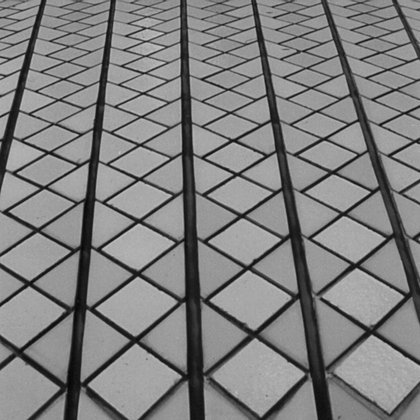
%> input picture allg/Bilder/Tile-gray.pgm, 420 x 420 px, shrunk from 512 x 512 before the run
$ octave DBV_4a_Ex_Binomial_Ableitung_Laplace_Gruppe_08.m   (GNU Octave 9; MATLAB toolbox functions it lacks are replaced by stand-ins)
%> lines starting %> are read from the running program, lines starting %| are printed output that depends on the picture
### Packages_Matlab/Binomialfilter.m
function [res,nfactor] = Binomialfilter( n_k_list, norm, opt )
%Binomialfilter calculates filtermasks
% approximating Gauss-functions and its derivatives in any dimensions
%
% Arguments:
% n_k_list: a list of pairs of numbers: [n1,k1, n2,k2, ...]
% ni:       mask size in i-direction (>=1)
% ki:       k-th derivative in i-direction (must be <= floor(n/2))
% norm:     normalization? (1/0)
% opt:      Binomial-Operator ('corr') or -impulse response ('conv')
%
% Default-Arguments:
% norm:     1
% opt:      'corr'
%
% Return:
% res:      filter mask (operator or impulse response), multiplied by
%           nfactor, depending on norm
% nfactor:  normalization factor
%
% Examples:
%   Binomialfilter( [3,0], 0 ):      [[1,2,1],1/4]
%   Binomialfilter( [3,1], 0 ):      [[-1,0,1],1/2]
%   Binomialfilter( [3,0,1,0], 0 ):  [[1;2;1],1/4]
%   Binomialfilter( [5,0, 5,1], 0 ): [[...],1/128]
%
%   Copyright 2004 ClS
%   $Revision: 1.3 $  $Date: 2004/12/05 $

len = length( n_k_list );
if len/2 ~= floor(len/2)
    error( 'Binomialfilter(): n_k_list not a list with an even count of numbers' );
end
for i=1:2:len
    n = n_k_list(i); k = n_k_list(i+1);
    if n ~= floor(n),       error( 'Binomialfilter(): n not integer' );
    elseif n < 1,           error( 'Binomialfilter(): n not >= 2' );
    %elseif k > floor(n/2),  error( 'Binomialfilter(): k not <= floor(n/2)' );
    end
end

if nargin < 3, opt = 'corr';, end
if nargin < 2, norm = 1;, end

if strcmp( opt, 'corr' ), diff = [-1,1];, else diff = [1,-1];, end

res = 1; nfactor = 1;
for j=1:2:len
    mask = 1;
    n = n_k_list(j); k = n_k_list(j+1);
    for i = 1:n-k-1
        mask = conv( mask, [1,1] );
    end
    for i = 1:k
        mask = conv( mask, diff );
    end
    res = kron( mask, res );
    nfactor = nfactor * 2^(-n+k+1);
end

indexes = n_k_list(1:2:len);
if length(indexes) == 1, indexes = [1,indexes];, end      %mind. 1,n f黵 Vektor
res = reshape( res, indexes );

if norm, res = res * nfactor;, end

### 4/DBV_4a_Ex_Binomial_Ableitung_Laplace_Gruppe_08.m
%
% 4a. Praktikum - Binomial_Ableitung+Laplace
% ------------------------------------------
% Legen Sie in Ihrem Arbeitsverzeichnis ein Unterverzeichnis an:
%    4a.Binomial_Ableitung+Laplace
%
% Kopieren Sie das Notebook aus ../allg dorthin und benennen Sie es um in
%    4a.Binomial_Ableitung+Laplace_Gruppe-XY.m
% Legen Sie dort ein Unterverzeichnis 'Ergebnisse/' an.
%
% Führen Sie die Arbeitsschritte aus, an denen ??? als Platzhalter steht
% und speichern Sie das Notebook am Ende ab (zwischendurch auch
% Sicherungskopien).
%
% Die Aufgabenstellung sowie Hinweise finden Sie im
%    DBV-Blatt4_Binomialfilter+Punkttransformationen.pdf

% ------------------------------------------------------------------------
%% Initialisierung:
coder = 'Cinepak';    %'None', 'Cinepak', 'Indeo3'
addpath( '../Packages_Matlab' );
addpath( '../allg/' );
addpath( '../allg/Bilder' );

%--------------------------------------------------------------------------
%% Bild einlesen:
g = imread( 'Bilder/Tile-gray.pgm' );
%> g is the input picture: size 420x420 uint8; min 3, max 202, mean 128.6
figure( 1 ), imshow( g );

%--------------------------------------------------------------------------
%% Ableitung in x-Richtung:
% Leiten Sie das Bild in x-Richtung mit einem 3x3-Binomialfilter ab.
% Dazu steht die Funktion Binomialfilter() bereit.
[hdx, nfactor] = Binomialfilter( [3,0,3,1], 0 );
gdx = nfactor * imfilter( double( g ), double( hdx ) );
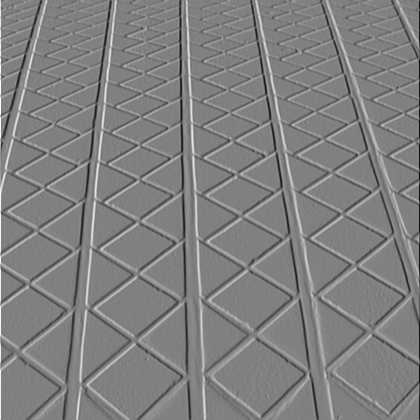
%> gdx: size 420x420 double; min -89, max 87.38, mean 0; drawn with min black and max white

% Stellen Sie das abgeleitete Bild mit dem Nullpunkt beim mittleren
% Grauwert der Grauwertskala dar und speichern es ab:
figure( 2 ), imshow( uint8( gdx + 127 ) );
imwrite( uint8( gdx + 127 ), 'Ergebnisse/Tile-gray_dx.jpg', 'jpg' );

% Frage: Beschreiben Sie das Ergebnis bzgl. Kanten und Flächen:

% A: Die weißen bzw. schwarzen Kanten im Ergebnisbild entsprechen den
% Grauwertübergängen von Dunkel nach Hell bzw. von Hell nach Dunkel im
% Ausgangsbild (Fugen der Kacheln). An diesen Kanten ist im Ergebnisbild
% die gerichtete Ableitung in x-Richtung besonders gut zu erkennen
% (vertikale Fugen). Da die Flächen (die Kacheln selbst) im Ausgangsbild
% keine nennenswerten Grauwertübergänge aufweisen (außer bei kleinen
% Einschlüssen am unteren Bildrand) sind diese im Ergebnisbild durch
% mittlere Grauwerte dargestellt.

%--------------------------------------------------------------------------
%% Richtungsableitung:
% Leiten Sie das Bild in Richtung des Vektors n=(x,y)'=(2,1)', also etwa
% in 26-Grad-Richtung ab:
% Verwenden Sie dabei 3x3-Binomialfilter:
phi = atan2( 1,2 );
hdx = Binomialfilter( [3,0,3,1], 0 );
[hdy, nfactor] = Binomialfilter( [3,1,3,0], 0 );
hdn = cos( phi ) .* hdx + sin( phi ) .* hdy;
gdn = nfactor * imfilter(  double( g ), double( hdn ) );
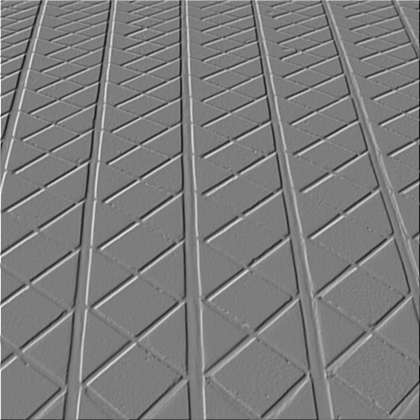
%> gdn: size 420x420 double; min -85.14, max 87.99, mean 0; drawn with min black and max white

% Stellen Sie das abgeleitete Bild mit dem Nullpunkt beim mittleren
% Grauwert der Grauwertskala dar und speichern es ab:
figure( 3 ), imshow( uint8( gdn + 127 ) );
imwrite( uint8( gdn + 127 ), 'Ergebnisse/Tile-gray_dn.jpg', 'jpg' );

% Frage: Beschreiben Sie den Unterschied im Ergebnis zur Ableitung
%        in x-Richtung:
% A: Die schräg verlaufenden Fugen werden im zweiten Ergebnisbild teilweise
% auch mit mittleren und nicht nur mit hohen oder niedirgen Grauwerten wie
% bei der Ableitung in x-Richtung dargestellt.

% Frage: Warum ist das so?
% A: Die Fugen, die senkrecht zur Ableitungsrichtung stehen werden mit
% hohen bzw. niedrigen Grauwerten dargestellt (je nach Grauwertübergang).
% Bei Fugen, die fast parallel zur Ableitungsrichtung verlaufen, treten
% keine nennenswerten Grauwertübergänge auf. Diese Fugen werden im
% Ergebnisbild ähnlich wie die Flächen mit einem mittleren Grauwert
% dargestellt.

%--------------------------------------------------------------------------
%% Laplace mit Binomialfilter:
% Erzeugen Sie den 7x7-Binomial-Laplace-Filter. Wie lautet der Operator?
% Filtern Sie das Bild damit:
hblabx = Binomialfilter( [7,2,7,0], 0 );
[hblaby, nfactor] = Binomialfilter( [7,0,7,2], 0 );
hblap = 0.5 * ( hblabx + hblaby );
gblap = nfactor * imfilter( double( g ), double( hblap ) );
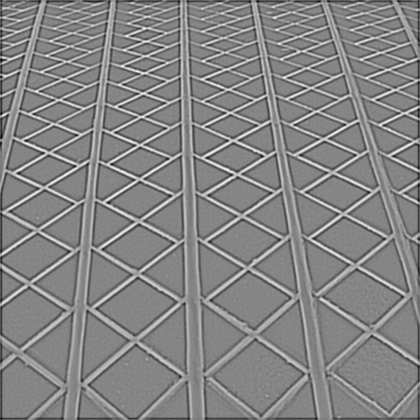
%> gblap: size 420x420 double; min -27.37, max 24.81, mean -0.2; drawn with min black and max white

% Stellen Sie das abgeleitete Bild mit dem Nullpunkt beim mittleren
% Grauwert der Grauwertskala dar und speichern es ab:
figure( 4 ), imshow( uint8( gblap + 127 ) );
%> after `imshow( uint8( gblap + 127 ) )`:
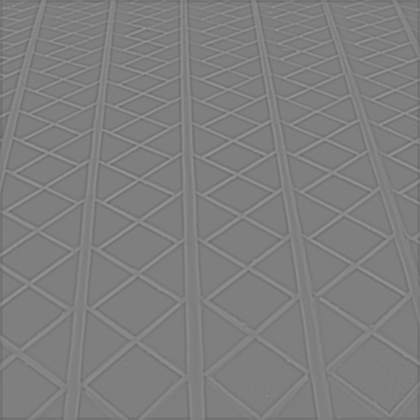
%> displayed picture: size 420x420, on the screen's scale of 0 to 255; min 100, max 152, mean 126.8
imwrite( uint8( gblap + 127 ), 'Ergebnisse/Tile-gray_binlaplace.jpg', 'jpg' );

% Frage: Beschreiben Sie den Unterschied im Ergebnis zur Ableitung
%        in x-Richtung:
% A: Die Kanten im Ergebnisbild werden alle einheitlich (mit den gleichen
% Grauwerten) dargestellt. Die Intensität der Kanten ist allerdings
% geringer als bei der Ableitung in x-Richtung.

% Frage: Warum ist das so?

% A: Der Laplace-Operator ist rotationsinvariant. Das bedeutet, dass die
% Ableitungen in alle Richtungen erfolgen. Dadurch besitzen die Kanten im
% Ergebnisbild alle den gleichen Grauwert. Da der Laplace-Operator sowohl
% in x- als auch y-Richtung zweimal ableitet, wird die Intensität der
% Kanten geringer und es entstehen pro Kante im Ausgangsbild zwei Übergänge
% im Ergebnisbild (besonders gut bei den vertikalen Kanten zu erkennen).

%--------------------------------------------------------------------------
%% Frequenzgang von Binomialfiltern:
% Bestimmen Sie die Maskenbreite eines eindimensional Binomialfilters,
% bei der dieser als Tiefpaß nur noch "das halbe" Spektrum durchläßt.
% Hinweise:
% - Berechnung des Betragsspektrums
% - Beurteilung und Begründung mittels "Anschauen".

% Berechnung des Betragsspektrums
fg = fftshift( fft2( g ) );
afg = abs( fg );
afg = afg / max( max ( afg ) ) * 255;
figure( 5 ), imshow( afg );
%> after `imshow( afg )`:
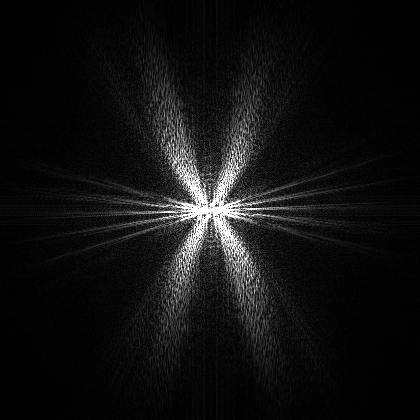
%> displayed picture: size 420x420, on the screen's scale of 0 to 255; min 0, max 255, mean 17.3

% Frequenzfaktor legt die Breite des TP fest [0;1]
freqfacx = 0.5; % Die Hälfte der Frequenzen in x-Richtung
freqfacy = 0.5; % Die Hälfte der Frequenzen in y-Richtung

% Berechnung der Frequenzwertdeltas in x- und y-Richtung mit der Annahme:
% Signallänge = Anzahl der Pixel und N = Anzahl der Pixel -> deltax = 1
dux = 1 / size( g,2 );
%> dux = 0.00238
duy = 1 / size( g,1 );
%> duy = 0.00238

% Berechnung der Größe der Operatormasken in x- und y-Richtung:
% Maximal darstellbare Frequenz = Anzahl der Pixel * 0.5
sizex = round( 1 / ( ( freqfacx * 0.5 * size( g,2 ) ) * dux ) )
%> sizex = 4
sizey = round( 1 / ( ( freqfacy * 0.5 * size( g,1 ) ) * duy ) )
%> sizey = 4

% Filterung des Bildes mit einem entsprechenden Binominalfilter
[h, nfactor] = Binomialfilter( [sizex,0,sizey,0], 0 );
%> h = [1 3 3 1; 3 9 9 3; 3 9 9 3; 1 3 3 1]
gsam = nfactor * imfilter( double( g ), double( h ) );
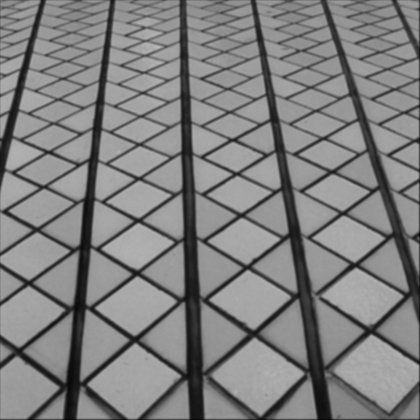
%> gsam: size 420x420 double; min 7.8, max 183.7, mean 128.2
figure( 6 ), imshow( uint8( gsam ) );

% Berechnung des gefilterten Betragsspektrums
fg = fftshift( fft2( uint8( gsam ) ) );
afg = abs( fg );
afg = afg / max( max ( afg ) ) * 255;
figure( 7 ), imshow( afg );
%> after `imshow( afg )`:
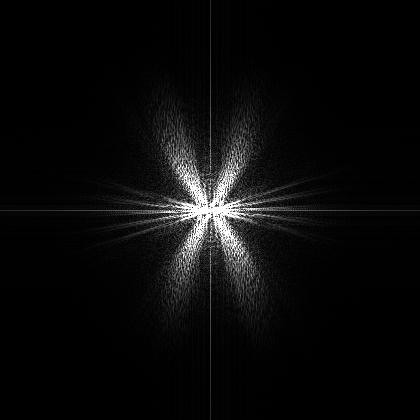
%> displayed picture: size 420x420, on the screen's scale of 0 to 255; min 0, max 255, mean 10.5

% Das Spektrum nach der Filterung hat bis auf die Stauchung in x- und
% y-Richtung die gleiche Form (siehe Spektrum Ausgangsbild). Auffällig sind
% allerdings die weißen Linien in x- und y-Richtung ausgehen vom Nullpunkt.

%%
'fertig'
